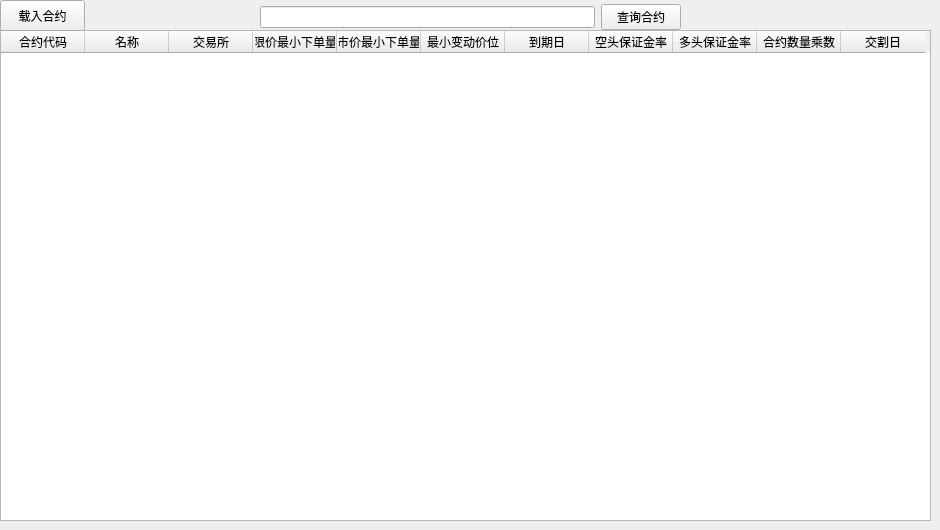
        <widget class="QWidget" name="tab">
         <attribute name="title">
          <string>所有合约列表</string>
         </attribute>
         <widget class="QTableWidget" name="tableWidget_Instrument">
          <property name="geometry">
           <rect>
            <x>0</x>
            <y>30</y>
            <width>931</width>
            <height>491</height>
           </rect>
          </property>
          <property name="editTriggers">
           <set>QAbstractItemView::NoEditTriggers</set>
          </property>
          <property name="selectionBehavior">
           <enum>QAbstractItemView::SelectRows</enum>
          </property>
          <property name="sortingEnabled">
           <bool>true</bool>
          </property>
          <attribute name="horizontalHeaderDefaultSectionSize">
           <number>84</number>
          </attribute>
          <column>
           <property name="text">
            <string>合约代码</string>
           </property>
          </column>
          <column>
           <property name="text">
            <string>名称</string>
           </property>
          </column>
          <column>
           <property name="text">
            <string>交易所</string>
           </property>
          </column>
          <column>
           <property name="text">
            <string>限价最小下单量</string>
           </property>
           <property name="font">
            <font>
             <pointsize>9</pointsize>
            </font>
           </property>
          </column>
          <column>
           <property name="text">
            <string>市价最小下单量</string>
           </property>
           <property name="font">
            <font>
             <pointsize>9</pointsize>
            </font>
           </property>
          </column>
          <column>
           <property name="text">
            <string>最小变动价位</string>
           </property>
          </column>
          <column>
           <property name="text">
            <string>到期日</string>
           </property>
          </column>
          <column>
           <property name="text">
            <string>空头保证金率</string>
           </property>
          </column>
          <column>
           <property name="text">
            <string>多头保证金率</string>
           </property>
          </column>
          <column>
           <property name="text">
            <string>合约数量乘数</string>
           </property>
          </column>
          <column>
           <property name="text">
            <string>交割日</string>
           </property>
          </column>
         </widget>
         <widget class="QWidget" name="horizontalLayoutWidget_3">
          <property name="geometry">
           <rect>
            <x>260</x>
            <y>0</y>
            <width>421</width>
            <height>35</height>
           </rect>
          </property>
          <layout class="QHBoxLayout" name="horizontalLayout_4">
           <item>
            <widget class="QLineEdit" name="lineEdit_searchInstrument"/>
           </item>
           <item>
            <widget class="QPushButton" name="pushButton_searchInstruemt">
             <property name="text">
              <string>查询合约</string>
             </property>
            </widget>
           </item>
          </layout>
         </widget>
         <widget class="QPushButton" name="pushButton_loadInstrument">
          <property name="geometry">
           <rect>
            <x>0</x>
            <y>0</y>
            <width>85</width>
            <height>31</height>
           </rect>
          </property>
          <property name="text">
           <string>载入合约</string>
          </property>
         </widget>
        </widget>
